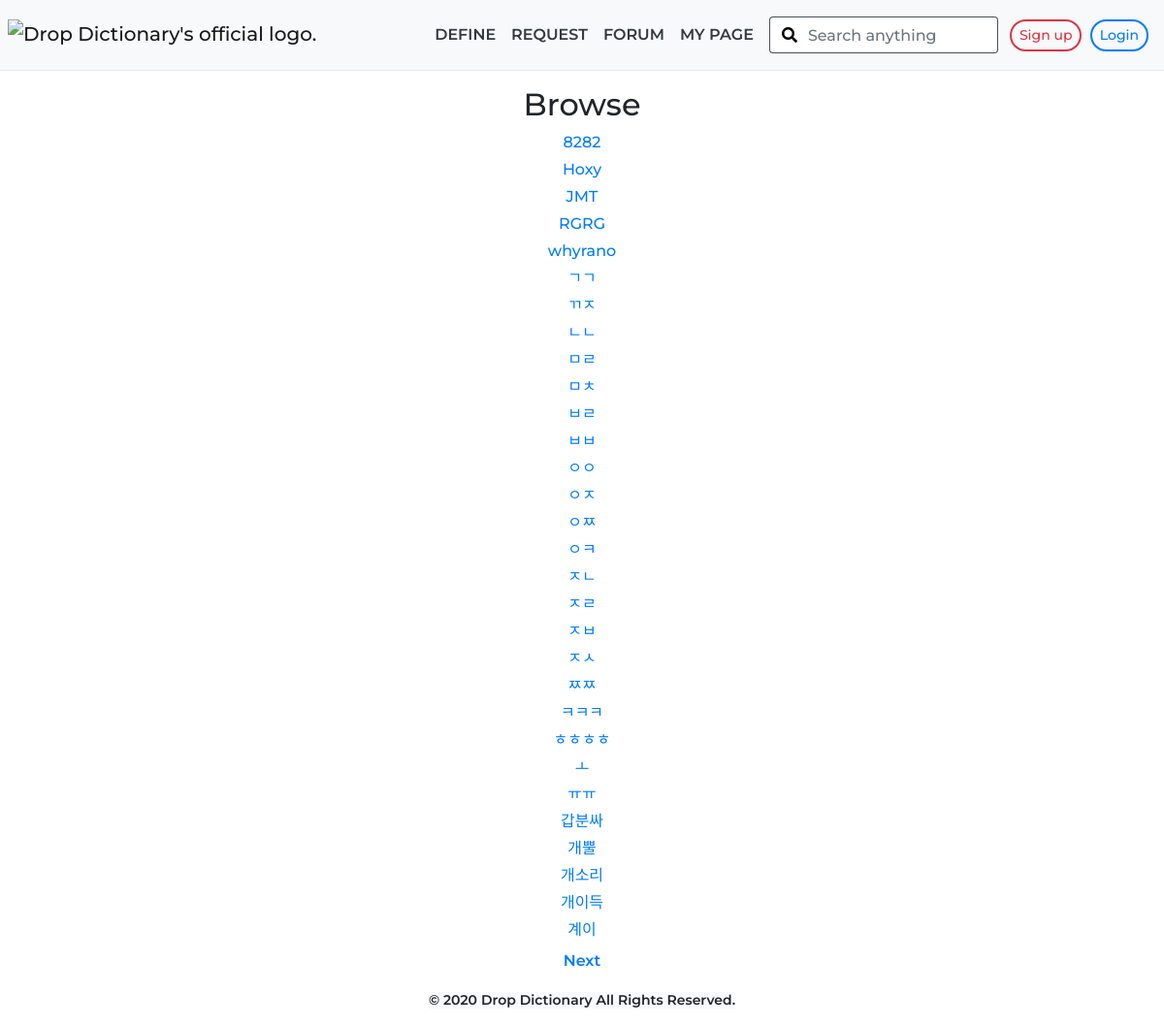
Screenshot of /browse.php with the database file from the repository.
### tables this page shows
CREATE TABLE `definitions` (
  `id` int(11) NOT NULL,
  `word` varchar(200) NOT NULL,
  `pronunciation` varchar(500) DEFAULT NULL,
  `synonym` varchar(200) DEFAULT NULL,
  `definition` text NOT NULL,
  `example` varchar(200) DEFAULT NULL,
  `date` datetime NOT NULL,
  `hits` int(11) NOT NULL
);

### browse.php (the view, shortened to what this page needs)
<?php
include_once('ip.php');
if (!isset($_GET['pageNumber'])){
  $pageNumber = 1;
}
else{
  $pageNumber = mysqli_real_escape_string($conn, $_GET['pageNumber']);
}
$recordsPerPage = 30;
$currentNumberOffset = ($pageNumber - 1) * $recordsPerPage;
$totalNumberofPages = " SELECT COUNT(*) FROM definitions";
$result = mysqli_query($conn, $totalNumberofPages);
$totalRows = mysqli_fetch_array($result)[0];
$totalPages = ceil($totalRows / $recordsPerPage);
?>
<!DOCTYPE html>
<html lang="en">
  <head>
    <link rel="stylesheet" href="https://cdnjs.cloudflare.com/ajax/libs/font-awesome/5.8.2/css/all.min.css">
    <link rel="stylesheet" href="css/bootstrap.css">
    <link rel="stylesheet" href="css/nav.css">
    <link rel="stylesheet" href="css/search-bar.css">
    <link rel="stylesheet" href="css/default.css">
  </head>
  <body>
    <?php include_once('nav-bar-searchbar-included.php'); ?>
    <div class="container">
      <div class="row">
        <div class="col-12 mt-3 text-center">
          <h2>Browse</h2>
            <?php
            $sql = " SELECT word FROM definitions ORDER BY word ASC LIMIT $currentNumberOffset, $recordsPerPage ";
            $result = mysqli_query($conn, $sql);
            while($row = mysqli_fetch_array($result)){
              $word = $row['word'];
              echo "<p class='mb-1'><a href='definitions.php?term=$word'>".$word."</a>";
            }
             ?>
            <?php
            if($pageNumber < $totalPages){
              echo "<p class='mt-2 mb-0'><a class='font-w-600' href='?pageNumber=".($pageNumber + 1)."'>Next</a></p>" ;
            }
            else if($pageNumber = $totalPages){
              echo "";
            }
          ?>
        </div>
      </div>
    </div>
    <?php include_once('footer.php'); ?>
    </body>
</html>

### default.css (style rules this page uses)
* { font-family:'Montserrat','Noto Sans KR',sans-serif;font-weight:500 }
.font-w-600 { font-weight:600!important }

### rows the page displays
definitions: word "8282"
definitions: word "Hoxy"
definitions: word "JMT"
definitions: word "RGRG"
definitions: word "whyrano"
definitions: word "ㄱㄱ"
definitions: word "ㄲㅈ"
definitions: word "ㄴㄴ"
definitions: word "ㅁㄹ"
definitions: word "ㅁㅊ"
definitions: word "ㅂㄹ"
definitions: word "ㅂㅂ"
definitions: word "ㅇㅇ"
definitions: word "ㅇㅈ"
definitions: word "ㅇㅉ"
definitions: word "ㅇㅋ"
definitions: word "ㅈㄴ"
definitions: word "ㅈㄹ"
definitions: word "ㅈㅂ"
definitions: word "ㅈㅅ"
definitions: word "ㅉㅉ"
definitions: word "ㅋㅋㅋ"
definitions: word "ㅎㅎㅎㅎ"
definitions: word "ㅗ"
definitions: word "ㅠㅠ"
definitions: word "갑분싸"
definitions: word "개뿔"
definitions: word "개소리"
definitions: word "개이득"
definitions: word "계이"
